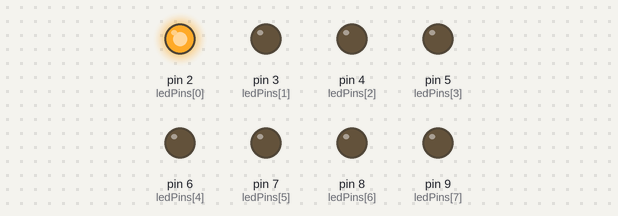
A sketch run on a simulated Arduino Uno, built with avr-gcc and run on an emulated ATmega328P. On the bench: output pins drawn as LEDs (lit = HIGH).

Above: at 0.05 s.
At 0.45 s:
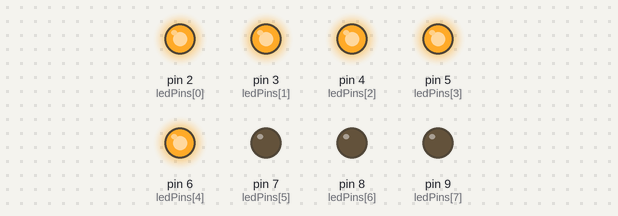
At 0.85 s:
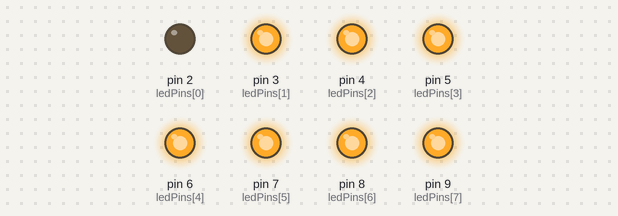
At 1.75 s:
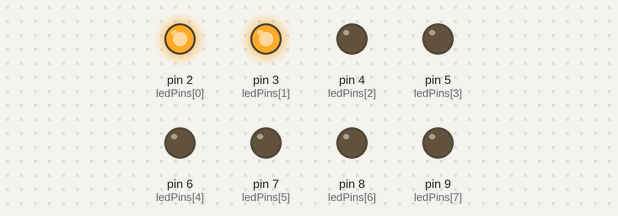
At 2.65 s:
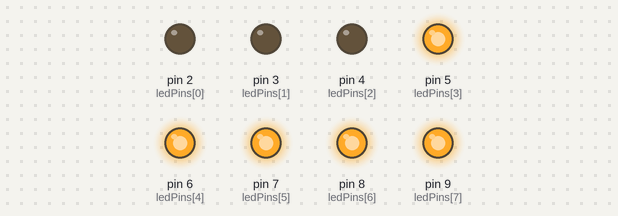
At 3.55 s:
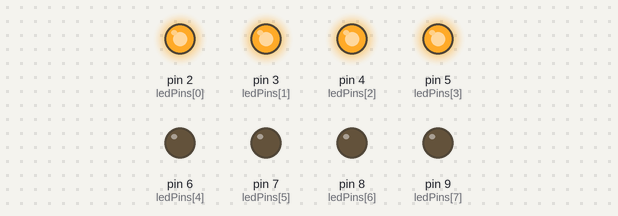
Timing chart, 0 to 3.9 s (numbered marks = the images above):
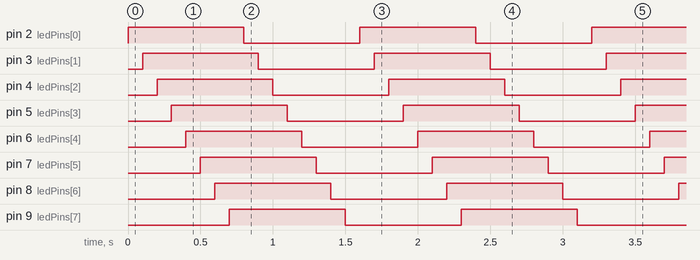

Measured:
- by itself, pin 2 (ledPins[0]), pin 3 (ledPins[1]), pin 4 (ledPins[2]), pin 5 (ledPins[3]), pin 6 (ledPins[4]), pin 7 (ledPins[5]), pin 8 (ledPins[6]), pin 9 (ledPins[7]): alternates HIGH for 0.80 s and LOW for 0.80 s
- by itself, everything shown: repeats every 1.6 s, in 16 steps

The sketch:

8blinkenlights.ino
```cpp
int ledPins[] = {2,3,4,5,6,7,8,9};	// array to hold the pin for each LED
int delayTime = 100;			// time between LED changes

void setup() {
	for (int i = 0; i < 8; i++) {
		pinMode(ledPins[i], OUTPUT);
	}
}

void loop() {
	oneAfterAnotherLoop();
}

void oneAfterAnotherLoop() {
	for (int i = 0; i < 8; i++) {
		digitalWrite(ledPins[i], HIGH);
		delay(delayTime);
	}

	for (int i = 0; i < 8; i++) {
		digitalWrite(ledPins[i], LOW);
		delay(delayTime);
	}
}

void oneAtATime() {
	for (int i = 0; i < 8; i++) {
		digitalWrite(ledPins[i], HIGH);
		delay(delayTime);
		digitalWrite(ledPins[i], LOW);
		delay(delayTime);
	}
}

void inAndOut() {
	for (int i = 0; i < 8; i++) {
		digitalWrite(ledPins[i], HIGH);
	}

	delay(delayTime*8);

	for (int i = 0; i < 8; i++) {
		digitalWrite(ledPins[i], LOW);
	}

	delay(delayTime*8);
}
```
